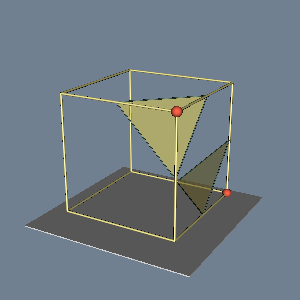

Recreate this plot in Python.
#!/usr/bin/env python

# Display marching cubes case 3 rotated 90 degrees.

# Factory overrides: importing these modules registers the OpenGL rendering
# and interaction style implementations for vtkRenderingCore factory classes.
import vtkmodules.vtkInteractionStyle  # noqa: F401
import vtkmodules.vtkRenderingOpenGL2  # noqa: F401

# VTK pipeline classes used in this example
from vtkmodules.vtkCommonCore import (
    vtkFloatArray,
    vtkIdList,
    vtkPoints,
)
from vtkmodules.vtkCommonDataModel import vtkUnstructuredGrid
from vtkmodules.vtkFiltersCore import (
    vtkContourFilter,
    vtkExtractEdges,
    vtkGlyph3D,
    vtkThresholdPoints,
    vtkTubeFilter,
)
from vtkmodules.vtkFiltersGeneral import vtkShrinkPolyData
from vtkmodules.vtkFiltersSources import (
    vtkCubeSource,
    vtkSphereSource,
)
from vtkmodules.vtkRenderingCore import (
    vtkActor,
    vtkPolyDataMapper,
    vtkRenderWindow,
    vtkRenderWindowInteractor,
    vtkRenderer,
)

# Colors (normalized RGB)
slate_grey = (0.439, 0.502, 0.565)
lamp_black = (0.180, 0.278, 0.231)
banana = (0.890, 0.812, 0.341)
khaki = (0.941, 0.902, 0.549)
tomato = (1.000, 0.388, 0.278)

# Case 3 vertex pattern: 1=IN, 0=OUT
pattern = [1, 0, 1, 0, 0, 0, 0, 0]

# Source: define a single hexahedron cell
scalars = vtkFloatArray()
for v in pattern:
    scalars.InsertNextValue(float(v))

points = vtkPoints()
points.InsertNextPoint(0, 0, 0)
points.InsertNextPoint(1, 0, 0)
points.InsertNextPoint(1, 1, 0)
points.InsertNextPoint(0, 1, 0)
points.InsertNextPoint(0, 0, 1)
points.InsertNextPoint(1, 0, 1)
points.InsertNextPoint(1, 1, 1)
points.InsertNextPoint(0, 1, 1)

ids = vtkIdList()
for j in range(8):
    ids.InsertNextId(j)

grid = vtkUnstructuredGrid()
grid.Allocate(10, 10)
grid.InsertNextCell(12, ids)
grid.SetPoints(points)
grid.GetPointData().SetScalars(scalars)

# Filter: contour at 0.5 to find isosurface triangles
marching = vtkContourFilter()
marching.SetInputData(grid)
marching.SetValue(0, 0.5)
marching.Update()

# Filter: extract and tube the triangle edges
triangle_edges = vtkExtractEdges()
triangle_edges.SetInputConnection(marching.GetOutputPort())

triangle_edge_tubes = vtkTubeFilter()
triangle_edge_tubes.SetInputConnection(triangle_edges.GetOutputPort())
triangle_edge_tubes.SetRadius(0.005)
triangle_edge_tubes.SetNumberOfSides(6)
triangle_edge_tubes.UseDefaultNormalOn()
triangle_edge_tubes.SetDefaultNormal(0.577, 0.577, 0.577)

triangle_edge_mapper = vtkPolyDataMapper()
triangle_edge_mapper.SetInputConnection(triangle_edge_tubes.GetOutputPort())
triangle_edge_mapper.ScalarVisibilityOff()

triangle_edge_actor = vtkActor()
triangle_edge_actor.SetMapper(triangle_edge_mapper)
triangle_edge_actor.GetProperty().SetDiffuseColor(lamp_black)
triangle_edge_actor.GetProperty().SetSpecular(0.4)
triangle_edge_actor.GetProperty().SetSpecularPower(10)

# Filter: shrink the contour triangles for clarity
shrinker = vtkShrinkPolyData()
shrinker.SetShrinkFactor(1)
shrinker.SetInputConnection(marching.GetOutputPort())

triangle_mapper = vtkPolyDataMapper()
triangle_mapper.ScalarVisibilityOff()
triangle_mapper.SetInputConnection(shrinker.GetOutputPort())

triangle_actor = vtkActor()
triangle_actor.SetMapper(triangle_mapper)
triangle_actor.GetProperty().SetDiffuseColor(banana)
triangle_actor.GetProperty().SetOpacity(0.6)

# Source: cube outline
cube_model = vtkCubeSource()
cube_model.SetCenter(0.5, 0.5, 0.5)

cube_edges_filter = vtkExtractEdges()
cube_edges_filter.SetInputConnection(cube_model.GetOutputPort())

cube_tubes = vtkTubeFilter()
cube_tubes.SetInputConnection(cube_edges_filter.GetOutputPort())
cube_tubes.SetRadius(0.01)
cube_tubes.SetNumberOfSides(6)
cube_tubes.UseDefaultNormalOn()
cube_tubes.SetDefaultNormal(0.577, 0.577, 0.577)

cube_tube_mapper = vtkPolyDataMapper()
cube_tube_mapper.SetInputConnection(cube_tubes.GetOutputPort())

cube_edges_actor = vtkActor()
cube_edges_actor.SetMapper(cube_tube_mapper)
cube_edges_actor.GetProperty().SetDiffuseColor(khaki)
cube_edges_actor.GetProperty().SetSpecular(0.4)
cube_edges_actor.GetProperty().SetSpecularPower(10)

# Filter: sphere glyphs at active (IN) vertices
sphere_source = vtkSphereSource()
sphere_source.SetRadius(0.04)
sphere_source.SetPhiResolution(20)
sphere_source.SetThetaResolution(20)

threshold_in = vtkThresholdPoints()
threshold_in.SetInputData(grid)
threshold_in.SetUpperThreshold(0.5)
threshold_in.SetThresholdFunction(threshold_in.THRESHOLD_UPPER)

vertices_glyph = vtkGlyph3D()
vertices_glyph.SetInputConnection(threshold_in.GetOutputPort())
vertices_glyph.SetSourceConnection(sphere_source.GetOutputPort())

sphere_mapper = vtkPolyDataMapper()
sphere_mapper.SetInputConnection(vertices_glyph.GetOutputPort())
sphere_mapper.ScalarVisibilityOff()

cube_vertices_actor = vtkActor()
cube_vertices_actor.SetMapper(sphere_mapper)
cube_vertices_actor.GetProperty().SetDiffuseColor(tomato)

# Source: base platform
base_model = vtkCubeSource()
base_model.SetXLength(1.5)
base_model.SetYLength(0.01)
base_model.SetZLength(1.5)

base_mapper = vtkPolyDataMapper()
base_mapper.SetInputConnection(base_model.GetOutputPort())

base_actor = vtkActor()
base_actor.SetMapper(base_mapper)
base_actor.SetPosition(0.5, -0.09, 0.5)

# Renderer: assemble the scene (rotated 90 degrees)
renderer = vtkRenderer()
renderer.AddActor(triangle_edge_actor)
renderer.AddActor(base_actor)
renderer.AddActor(cube_edges_actor)
renderer.AddActor(cube_vertices_actor)
renderer.AddActor(triangle_actor)
renderer.SetBackground(slate_grey)

# Window: display the rendered scene
render_window = vtkRenderWindow()
render_window.AddRenderer(renderer)
render_window.SetWindowName("marching cubes case 3")
render_window.SetMultiSamples(0)
render_window.SetSize(300, 300)

# Scene: configure the camera
renderer.GetActiveCamera().Dolly(1.2)
renderer.GetActiveCamera().Azimuth(120)
renderer.GetActiveCamera().Elevation(20)
renderer.ResetCamera()
renderer.ResetCameraClippingRange()

# Interactor: handle mouse and keyboard events
render_window_interactor = vtkRenderWindowInteractor()
render_window_interactor.SetRenderWindow(render_window)

# Launch the interactive visualization
render_window_interactor.Initialize()
render_window_interactor.Start()
